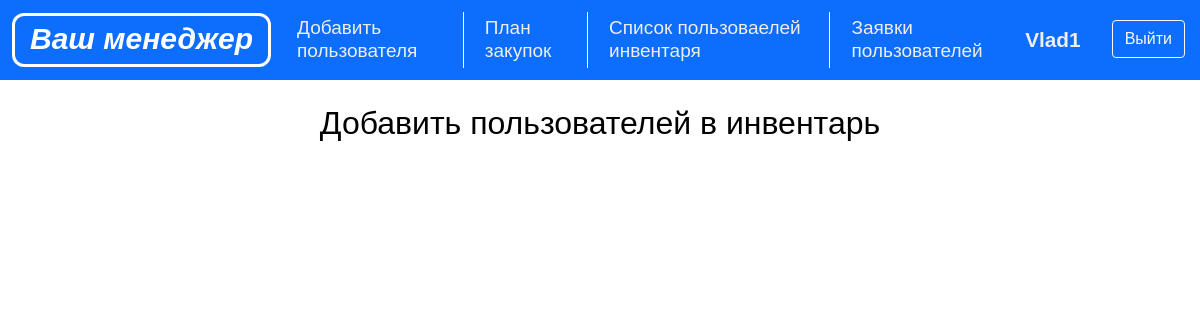
The page /add_users/ (signed in) on the database as committed earlier.
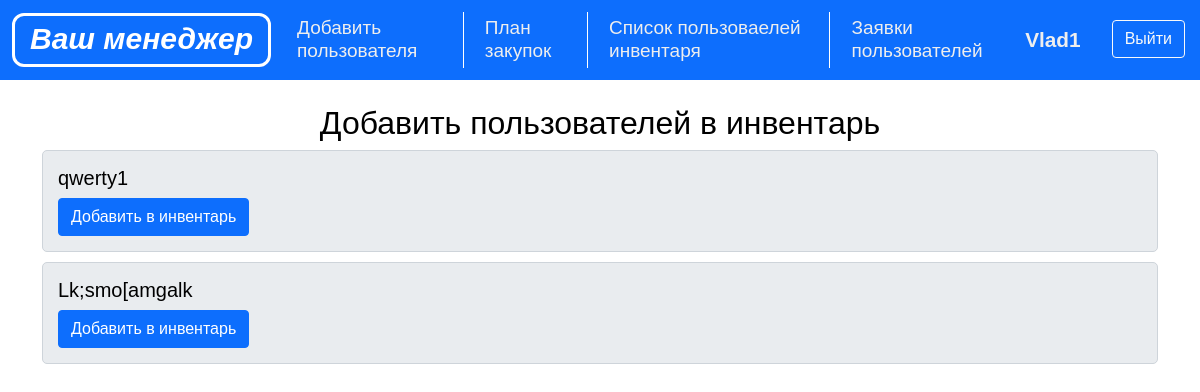
The same page on the database as committed later.
### data/models/user.py (models this page shows)
class User(SqlAlchemyBase, UserMixin, SerializerMixin):
    __tablename__ = 'user'
    id = sqlalchemy.Column(sqlalchemy.Integer, primary_key=True)
    type = sqlalchemy.Column(sqlalchemy.String)
    password = sqlalchemy.Column(sqlalchemy.String)
    name = sqlalchemy.Column(sqlalchemy.String)
    invent = sqlalchemy.Column(sqlalchemy.Integer)

### main.py (the view)
@app.route('/add_users/')
@login_required
def add_users():
    cur_user = flask_login.current_user
    if cur_user.type == "admin":
        users = db_ses.query(User).filter_by(type="user", invent=None).all()
        return render_template('add_users.html', users=users, name=cur_user.name)
    return "", 403

### main.py (called while the page is built)
@manager.user_loader
def load_user(user_id):
    return db_ses.query(User).get(user_id)

### templates/add_users.html (shortened to what this page needs)
{% extends "base.html" %}
{% block content %}
<div class="container user-list">
    <h2 align="center">Добавить пользователей в инвентарь</h2>
    <div class="row">
        {% for user in users %}
            <div class="col-12">
                <div class="user-item" id="user-{{ user.id }}">
                    <h5>{{ user.name }}</h5>
                    <button class="btn btn-primary" onclick="addToInventory({{ user.id }})">Добавить в инвентарь</button>
                </div>
            </div>
        {% endfor %}
    </div>
</div>
{% endblock %}

Rows that differ between the two databases and show on the page:
added User: name "qwerty1"
added User: name "Lk;smo[amgalk"
